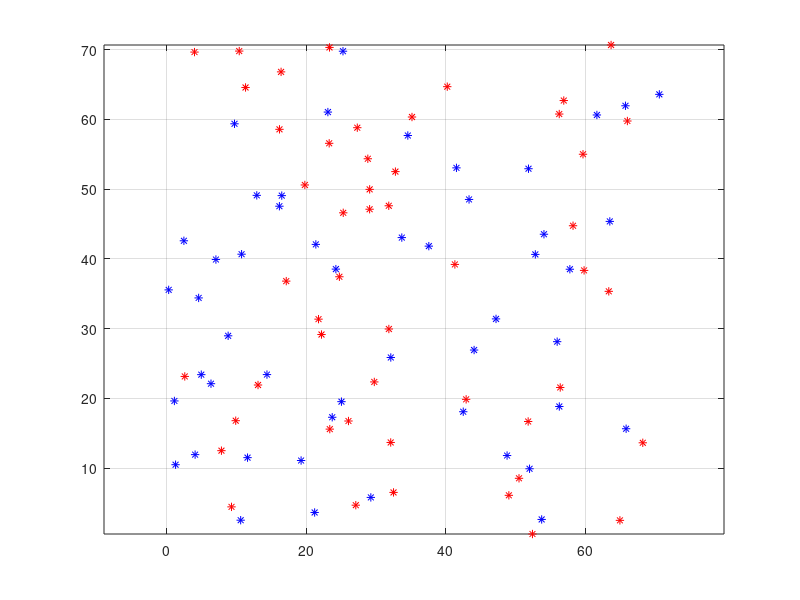

MATLAB code for this plot: (Note: this script raises an error after producing the figure.)
clear all
close all

addpath('munkres')
N = 50;
M = 50;
R = 0.5;
max_v = 1;
t_0 = 0;

dist_scale = 2*sqrt(2)*R*N;


theta = 0:0.01:2*pi;
x = R*cos(theta);
y = R*sin(theta);

S = zeros(N,2);
for i = 1:N
    S(i,:) = rand(1,2)*dist_scale;
    if i > 1
        seed_flag = true;
        while seed_flag
            distances = sum(bsxfun(@minus,S(i,:),S(1:i-1,:)).^2,2);
            if min(distances) > 2*sqrt(2)*R
                seed_flag = false;
            else
                S(i,:) = rand(1,2)*dist_scale;
            end
        end
    end
end

G_pre = zeros(N,2);
for i = 1:M
    i
    G_pre(i,:) = rand(1,2)*dist_scale;
    if i > 1
        seed_flag = true;
        while seed_flag
            distances = [sum(bsxfun(@minus,G_pre(i,:),G_pre(1:i-1,:)).^2,2);...
                        sum(bsxfun(@minus,G_pre(i,:),S).^2,2)];
            if min(distances) > 2*sqrt(2)*R
                seed_flag = false;
            else
                G_pre(i,:) = rand(1,2)*dist_scale;
            end
        end
    end
end

figure(1000);
s_plot = plot(S(:,1),S(:,2),'r*');
hold on
g_plot = plot(G_pre(:,1),G_pre(:,2),'b*');
grid on
axis equal

D = zeros(N,M);

for i = 1:N
    D(i,:) = sum(bsxfun(@minus,G_pre,S(i,:)).^2,2)';
end

[assignment, cost] = munkres(D);
lin_idx = sub2ind([N,M],1:N,assignment);
max_d = max(sqrt(D(lin_idx)));

t_f = max_d/max_v;

G = G_pre(assignment,:);

plot_phase1(S,G,t_0,t_f,R)